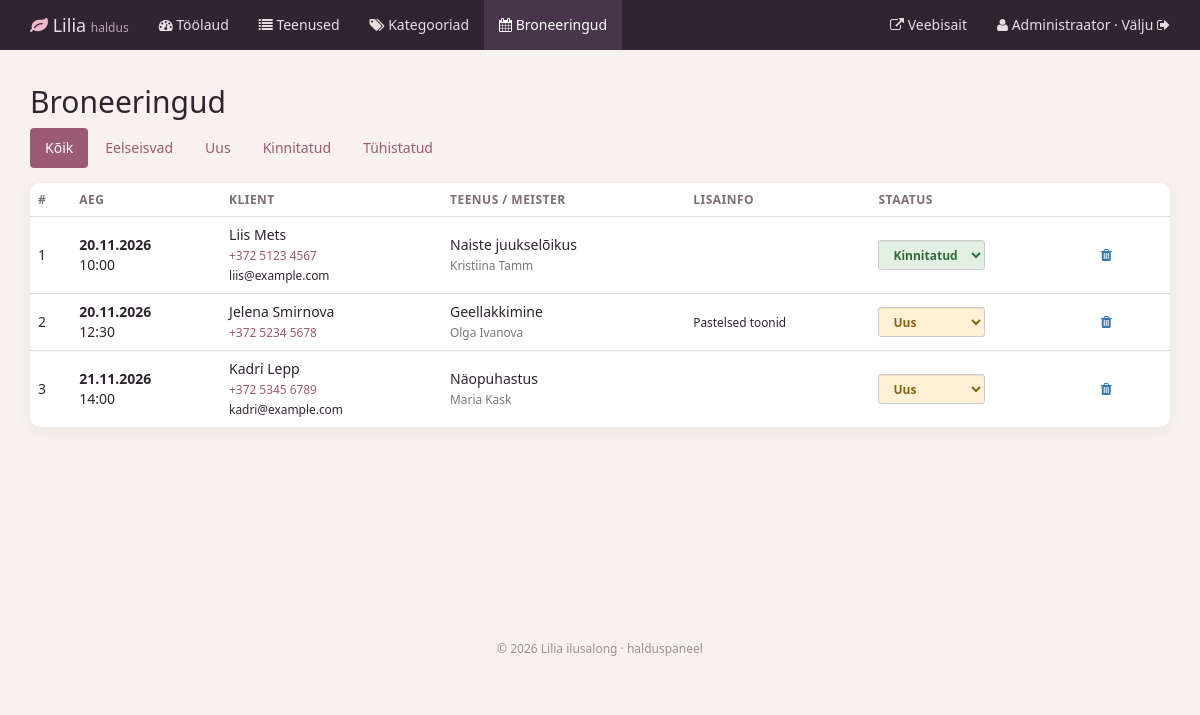
The page /salon_admin/bookingsAdmin (signed in) on the database as committed earlier.
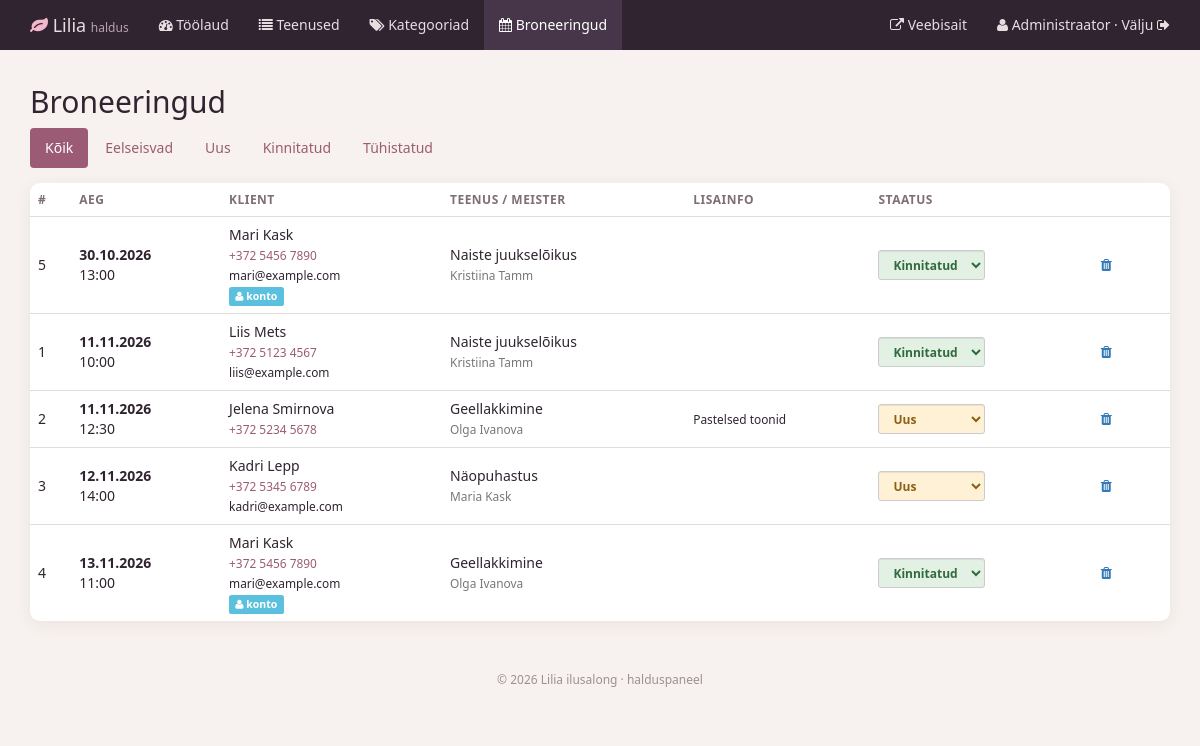
The same page on the database as committed later.
### tables this page shows
CREATE TABLE bookings (
    id           INT AUTO_INCREMENT PRIMARY KEY,
    user_id      INT NULL,
    service_id   INT NOT NULL,
    master_id    INT NOT NULL,
    client_name  VARCHAR(100) NOT NULL,
    phone        VARCHAR(30)  NOT NULL,
    email        VARCHAR(150) NULL,
    booking_date DATE NOT NULL,
    booking_time TIME NOT NULL,
    note         VARCHAR(500) NULL,
    status       ENUM('new','confirmed','cancelled') NOT NULL DEFAULT 'new',
    created_at   TIMESTAMP NOT NULL DEFAULT CURRENT_TIMESTAMP,
     
    slot_active  TINYINT AS (IF(status = 'cancelled', NULL, 1)) STORED,
    CONSTRAINT fk_bookings_user FOREIGN KEY (user_id)
        REFERENCES users(id) ON DELETE SET NULL,
    CONSTRAINT fk_bookings_service FOREIGN KEY (service_id)
        REFERENCES services(id) ON DELETE CASCADE,
    CONSTRAINT fk_bookings_master FOREIGN KEY (master_id)
        REFERENCES masters(id) ON DELETE CASCADE,
    UNIQUE KEY uq_master_slot (master_id, booking_date, booking_time, slot_active)
);

CREATE TABLE services (
    id             INT AUTO_INCREMENT PRIMARY KEY,
    category_id    INT NOT NULL,
    title_et       VARCHAR(150) NOT NULL,
    title_ru       VARCHAR(150) NOT NULL,
    description_et TEXT NOT NULL,
    description_ru TEXT NOT NULL,
    price          DECIMAL(6,2) NOT NULL,
    duration_min   INT NOT NULL,
    picture        VARCHAR(255) NULL,
    is_popular     TINYINT(1) NOT NULL DEFAULT 0,
    created_at     TIMESTAMP NOT NULL DEFAULT CURRENT_TIMESTAMP,
    CONSTRAINT fk_services_category FOREIGN KEY (category_id)
        REFERENCES categories(id) ON DELETE RESTRICT
);

CREATE TABLE masters (
    id          INT AUTO_INCREMENT PRIMARY KEY,
    name        VARCHAR(100) NOT NULL,
    category_id INT NOT NULL,
    bio_et      TEXT NOT NULL,
    bio_ru      TEXT NOT NULL,
    experience  INT NOT NULL DEFAULT 1,
    CONSTRAINT fk_masters_category FOREIGN KEY (category_id)
        REFERENCES categories(id) ON DELETE RESTRICT
);

### salon_admin/controllerAdmin/controllerAdminBooking.php (called while the page is built, shortened)
<?php
class controllerAdminBooking {
    public static function BookingList() {
        $status = isset($_GET['status']) ? $_GET['status'] : '';
        $upcoming = isset($_GET['upcoming']);
        $arr = modelAdminBooking::getBookingList($status, $upcoming);
        $statuses = modelAdminBooking::STATUSES;
        include_once 'viewAdmin/bookingList.php';
    }
}

### salon_admin/routeAdmin/routingAdmin.php (called while the page is built)
<?php
$host = explode('?', $_SERVER['REQUEST_URI'])[0];
$num  = substr_count($host, '/');
$path = explode('/', $host)[$num];
$isPost = $_SERVER['REQUEST_METHOD'] === 'POST';
$id = isset($_GET['id']) ? (int)$_GET['id'] : 0;
if ($path == '' OR $path == 'index.php') {
    $response = controllerAdmin::formLoginSite();
}
elseif ($path == 'login') {
    $response = controllerAdmin::loginAction();
}
elseif ($path == 'logout') {
    $response = controllerAdmin::logoutAction();
}
elseif (!modelAdmin::isAdmin()) {
    $response = controllerAdmin::formLoginSite();
}
elseif ($path == 'dashboard') {
    $response = controllerAdmin::dashboard();
}
elseif ($path == 'servicesAdmin') {
    $response = controllerAdminService::ServiceList();
}
elseif ($path == 'serviceAdd') {
    $response = controllerAdminService::ServiceAddForm();
}
elseif ($path == 'serviceAddResult' and $isPost) {
    $response = controllerAdminService::ServiceAddResult();
}
elseif ($path == 'serviceEdit' and $id) {
    $response = controllerAdminService::ServiceEditForm($id);
}
elseif ($path == 'serviceEditResult' and $id and $isPost) {
    $response = controllerAdminService::ServiceEditResult($id);
}
elseif ($path == 'serviceDel' and $id) {
    $response = controllerAdminService::ServiceDeleteForm($id);
}
elseif ($path == 'serviceDelResult' and $id and $isPost) {
    $response = controllerAdminService::ServiceDeleteResult($id);
}
elseif ($path == 'categoriesAdmin') {
    $response = controllerAdminCategory::CategoryList();
}
elseif ($path == 'categoryAdd' and $isPost) {
    $response = controllerAdminCategory::CategoryAdd();
}
elseif ($path == 'categoryEdit' and $id) {
    $response = controllerAdminCategory::CategoryEditForm($id);
}
elseif ($path == 'categoryEditResult' and $id and $isPost) {
    $response = controllerAdminCategory::CategoryEditResult($id);
}
elseif ($path == 'categoryDel' and $id and $isPost) {
    $response = controllerAdminCategory::CategoryDelete($id);
}
elseif ($path == 'bookingsAdmin') {
    $response = controllerAdminBooking::BookingList();
}
elseif ($path == 'bookingStatus' and $isPost) {
    $response = controllerAdminBooking::BookingStatus();
}
elseif ($path == 'bookingDel' and $isPost) {
    $response = controllerAdminBooking::BookingDelete();
}
else {
    $response = controllerAdmin::error404();
}

### salon_admin/index.php (called while the page is built, shortened)
<?php
require_once '../inc/Database.php';
require_once '../inc/Lang.php';
include_once 'modelAdmin/modelAdminBooking.php';
include_once 'controllerAdmin/controllerAdminBooking.php';
include 'routeAdmin/routingAdmin.php';

### inc/Lang.php (called while the page is built, shortened)
<?php
function e($value) {
    return htmlspecialchars((string)$value, ENT_QUOTES, 'UTF-8');
}

### inc/Database.php (called while the page is built, shortened)
<?php
class Database {
    private $conn;
    private $host;
    private $user;
    private $password;
    private $baseName;
    function __construct() {
        $this->host     = getenv('DB_HOST') ?: 'db';
        $this->user     = getenv('DB_USER') ?: 'lilia_app';
        $this->password = getenv('DB_PASSWORD') !== false ? getenv('DB_PASSWORD') : '';
        $this->baseName = getenv('DB_NAME') ?: 'ilusalong';
    }
    function connect() {
        if (!$this->conn) {
            try {
                $this->conn = new PDO(
                    'mysql:host=' . $this->host . ';dbname=' . $this->baseName . ';charset=utf8mb4',
                    $this->user,
                    $this->password,
                    array(PDO::ATTR_ERRMODE => PDO::ERRMODE_EXCEPTION)
                );
            } catch (Exception $e) {
                error_log('DB connection failed: ' . $e->getMessage());
                http_response_code(503);
                die('Andmebaasiga ühendumine ebaõnnestus. Palun proovi hiljem uuesti.');
            }
        }
        return $this->conn;
    }
    function getAll($query, $params = array()) {
        $stmt = $this->conn->prepare($query);
        $stmt->execute($params);
        return $stmt->fetchAll(PDO::FETCH_ASSOC);
    }
}

### salon_admin/modelAdmin/modelAdminBooking.php (called while the page is built, shortened)
<?php
class modelAdminBooking {
    public static function getBookingList($status = '', $upcomingOnly = false) {
        $where = array();
        $params = array();
        $db = new Database();
        return $db->getAll(
            "SELECT b.*, s.title_et, m.name AS master_name, u.email AS account_email
             FROM bookings b
             JOIN services s ON s.id = b.service_id
             JOIN masters m ON m.id = b.master_id
             LEFT JOIN users u ON u.id = b.user_id "
            . ($where ? 'WHERE ' . implode(' AND ', $where) : '') .
            " ORDER BY b.booking_date, b.booking_time",
            $params
        );
    }
}

### salon_admin/viewAdmin/bookingList.php (the view, shortened to what this page needs)
<h2>Broneeringud</h2>
<ul class="nav nav-pills filter-pills">
    <li class="<?php echo $status == '' && !$upcoming ? 'active' : ''; ?>"><a href="bookingsAdmin">Kõik</a></li>
    <li class="<?php echo $upcoming ? 'active' : ''; ?>"><a href="bookingsAdmin?upcoming=1">Eelseisvad</a></li>
    <?php foreach ($statuses as $key => $label): ?>
        <li class="<?php echo $status == $key ? 'active' : ''; ?>"><a href="bookingsAdmin?status=<?php echo $key; ?>"><?php echo e($label); ?></a></li>
    <?php endforeach; ?>
</ul>
<div class="panel panel-default">
    <div class="table-wrap">
        <table class="table table-hover table-cards">
            <tr><th>#</th><th>Aeg</th><th>Klient</th><th>Teenus / meister</th><th>Lisainfo</th><th>Staatus</th><th></th></tr>
            <?php foreach ($arr as $b): ?>
                <tr>
                    <td><?php echo (int)$b['id']; ?></td>
                    <td><b><?php echo e(date('d.m.Y', strtotime($b['booking_date']))); ?></b><br><?php echo e(substr($b['booking_time'], 0, 5)); ?></td>
                    <td><?php echo e($b['client_name']); ?><br>
                        <small><a href="tel:<?php echo e($b['phone']); ?>"><?php echo e($b['phone']); ?></a></small>
                        <?php if ($b['email']): ?><br><small><?php echo e($b['email']); ?></small><?php endif; ?>
                        <?php if ($b['account_email']): ?><br><span class="label label-info" title="Broneeritud kontoga"><i class="fa fa-user"></i> konto</span><?php endif; ?>
                    </td>
                    <td><?php echo e($b['title_et']); ?><br><small class="text-muted"><?php echo e($b['master_name']); ?></small></td>
                    <td><small><?php echo e($b['note']); ?></small></td>
                    <td>
                        <form method="POST" action="bookingStatus" class="inline">
                            <select name="status" class="form-control input-sm status-select status-<?php echo e($b['status']); ?>" onchange="this.form.submit()">
                                <?php foreach ($statuses as $key => $label): ?>
                                    <option value="<?php echo $key; ?>" <?php echo $b['status'] == $key ? 'selected' : ''; ?>><?php echo e($label); ?></option>
                                <?php endforeach; ?>
                            </select>
                        </form>
                    </td>
                    <td>
                        <form method="POST" action="bookingDel" class="inline" onsubmit="return confirm('Kustutada broneering?');">
                            <button class="btn btn-link text-danger" type="submit" title="Kustuta"><i class="fa fa-trash"></i></button>
                        </form>
                    </td>
                </tr>
            <?php endforeach; ?>
        </table>
    </div>
</div>
<?php $content = ob_get_clean(); ?>
<?php include 'viewAdmin/templates/layout.php';

### salon_admin/viewAdmin/templates/layout.php (shortened to what this page needs)
<!DOCTYPE html>
<html lang="et">
<head>
    <link href="public/css/bootstrap.min.css" rel="stylesheet">
    <link href="public/css/font-awesome.min.css" rel="stylesheet">
    <link href="public/css/admin.css" rel="stylesheet">
</head>
<body>
<?php $uri = explode('?', $_SERVER['REQUEST_URI'])[0]; $current = substr($uri, strrpos($uri, '/') + 1); ?>
<nav class="navbar navbar-default navbar-static-top admin-nav">
    <div class="container">
        <div class="navbar-header">
            <a class="navbar-brand" href="dashboard"><i class="fa fa-leaf"></i> Lilia <small>haldus</small></a>
        </div>
        <div class="collapse navbar-collapse" id="admin-menu">
            <ul class="nav navbar-nav">
                <li class="<?php echo $current == 'dashboard' ? 'active' : ''; ?>"><a href="dashboard"><i class="fa fa-dashboard"></i> Töölaud</a></li>
                <li class="<?php echo strpos($current, 'service') === 0 ? 'active' : ''; ?>"><a href="servicesAdmin"><i class="fa fa-list"></i> Teenused</a></li>
                <li class="<?php echo strpos($current, 'categor') === 0 ? 'active' : ''; ?>"><a href="categoriesAdmin"><i class="fa fa-tags"></i> Kategooriad</a></li>
                <li class="<?php echo strpos($current, 'booking') === 0 ? 'active' : ''; ?>"><a href="bookingsAdmin"><i class="fa fa-calendar"></i> Broneeringud</a></li>
            </ul>
            <ul class="nav navbar-nav navbar-right">
                <li><a href="../" target="_blank"><i class="fa fa-external-link"></i> Veebisait</a></li>
                <li><a href="logout"><i class="fa fa-user"></i> <?php echo e($_SESSION['name']); ?> · Välju <i class="fa fa-sign-out"></i></a></li>
            </ul>
        </div>
    </div>
</nav>
<div class="container admin-content">
    <?php echo $content; ?>
</div>
<footer class="admin-footer container">&copy; <?php echo date('Y'); ?> Lilia ilusalong · halduspaneel</footer>
</body>
</html>

### salon_admin/public/css/admin.css (style rules this page uses)
body { background: #f7f2ef; color: #2f2430; font-family: 'Segoe UI', system-ui, sans-serif; }
a { color: #9c5b74; }
h2 { margin-top: 10px; }
.nav-pills > li.active > a, .nav-pills > li.active > a:hover, .nav-pills > li.active > a:focus { background: #9c5b74; }
.admin-nav { background: #2f2430; border: 0; margin-bottom: 0; }
.admin-nav .navbar-brand, .admin-nav .nav > li > a { color: #e9dde2 !important; }
.admin-nav .navbar-brand small { color: #b9a3ad; font-size: 12px; }
.admin-nav .navbar-brand .fa { color: #f1b9cb; }
.admin-nav .nav > li > a:hover, .admin-nav .nav > .active > a, .admin-nav .nav > .active > a:hover { background: #47364a !important; color: #fff !important; }
.admin-nav .navbar-collapse { border-color: #47364a; }
.admin-content { padding-top: 25px; min-height: 70vh; }
.admin-footer { color: #9c8f95; font-size: 12px; padding: 30px 15px; text-align: center; }
.panel { border: 0; border-radius: 10px; box-shadow: 0 4px 16px rgba(80, 45, 60, .07); }
.table > tbody > tr > th { border-top: 0; color: #7c6f76; font-weight: 600; font-size: 12px; text-transform: uppercase; letter-spacing: .04em; }
.table > tbody > tr > td { vertical-align: middle; }
form.inline { display: inline-block; }
.status-new { background: #fff1d6; color: #8a6114; }
.status-confirmed { background: #e3f1e5; color: #2f6b3c; }
.status-select { width: auto; display: inline-block; font-weight: 600; }
.filter-pills { margin-bottom: 15px; }
html, body { max-width: 100%; overflow-x: hidden; }
img, input, select, textarea { max-width: 100%; }
.table-wrap { width: 100%; }
.navbar-brand { white-space: nowrap; }

Rows that differ between the two databases and show on the page:
added bookings: id "5", booking_date "30.10.2026", booking_time "13:00", client_name "Mari Kask", phone "+372 5456 7890", email "mari@example.com", shows "konto", service.title_et "Naiste juukselõikus", master.name "Kristiina Tamm", status "Kinnitatud"
changed bookings "Liis Mets": booking_date "20.11.2026" → "11.11.2026"
changed bookings "Jelena Smirnova": booking_date "20.11.2026" → "11.11.2026"
changed bookings "Kadri Lepp": booking_date "21.11.2026" → "12.11.2026"
added bookings: id "4", booking_date "13.11.2026", booking_time "11:00", client_name "Mari Kask", phone "+372 5456 7890", email "mari@example.com", shows "konto", service.title_et "Geellakkimine", master.name "Olga Ivanova", status "Kinnitatud"
